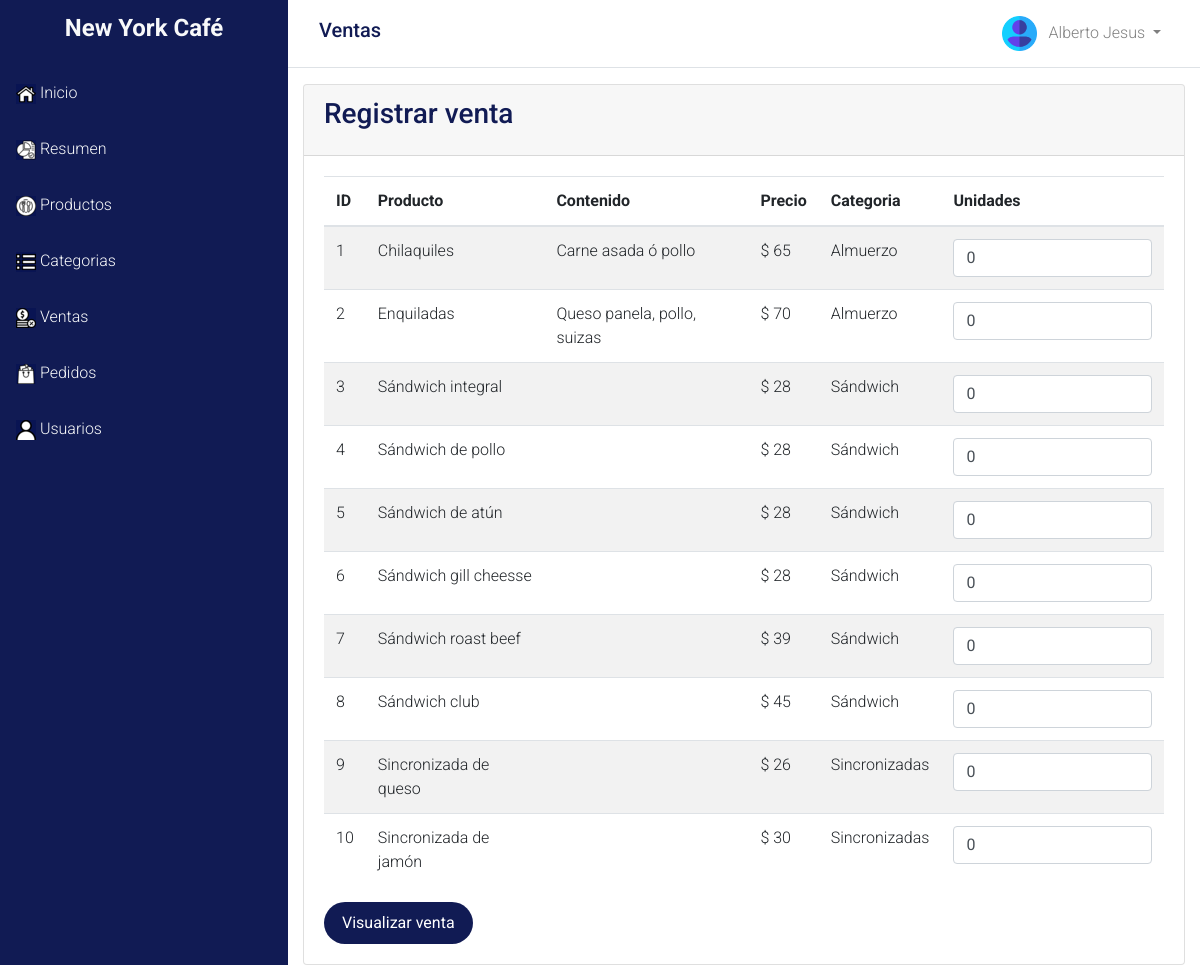
Page /dash/ventas/formVenta.php (signed in) on the committed database.
### tables this page shows
CREATE TABLE `productos` (
  `id` int(11) NOT NULL,
  `producto` varchar(100) NOT NULL,
  `contenido` varchar(255) DEFAULT NULL,
  `precio` double NOT NULL,
  `id_categoria` int(11) NOT NULL,
  `id_estado` int(11) NOT NULL
);

CREATE TABLE `categoria` (
  `id` int(11) NOT NULL,
  `categoria` varchar(255) NOT NULL
);

### dao/Productos.php (called while the page is built, shortened)
<?php
	class Productos
	{
		private $id;
		private $producto;
		private $contenido;
		private $precio;
		function __construct($id,$producto,$contenido,$precio,$id_categoria,$id_estado)
		{
			$this->id=$id;
			$this->producto=$producto;
			$this->contenido=$contenido;
			$this->precio=$precio;
		}
		public function getId(){
			return $this->id;
		}
		public function getProducto(){
			return $this->producto;
		}
		public function getContenido(){
			return $this->contenido;
		}
		public function getPrecio(){
			return $this->precio;
		}
		public function setConexion($conexion){
			$this->conexion=$conexion;
		}
		public function readProducto(){
			$productos= array();
			$query=
			"SELECT
				*
			FROM productos";
			$stmt=$this->conexion->prepare($query);
			if($stmt->execute()){
				while ($row = $stmt->fetch(PDO::FETCH_ASSOC)){
					extract($row);
					array_push($productos, new Productos($id,$producto,$contenido,$precio,$id_categoria,$id_estado));
				}
				return $productos;
			}else{
				echo "Error:  ".$stmt->errorInfo();
				return false;
			}
		}
	}
?>

### dao/Categoria.php (called while the page is built, shortened)
<?php
	class Categoria
	{
		private $id;
		private $categoria;
		function __construct($id,$categoria)
		{
			$this->id=$id;
			$this->categoria=$categoria;
		}
		public function setId($id){
			$this->id=$id;
		}
		public function getCategoria(){
			return $this->categoria;
		}
		public function setConexion($conexion){
			$this->conexion=$conexion;
		}
		public function readCategoriaID(){
			$query=
			"SELECT
				*
			FROM categoria
			WHERE id=$this->id";
			$stmt=$this->conexion->prepare($query);
			if($stmt->execute()){
				$row = $stmt->fetch(PDO::FETCH_ASSOC);
				extract($row);
				$this->categoria = $categoria;
			}else{
				echo "Error:  ".$stmt->errorInfo();
				return false;
			}
		}
	}
?>

### dash/ventas/formVenta.php (the view, shortened to what this page needs)
<?php
 $ruta="../../";
  include($ruta.'config/Precarga.php');
  include($ruta.'header/header_dashboard.php');
  include($ruta.'dao/Productos.php');
  $producto = new Productos('','','','','','');
  $producto->setConexion($bd);
  $productos=$producto->readProducto();
    include($ruta.'dao/Categoria.php');
    $categoria = new Categoria('$id','$categoria');
    $categoria->setConexion($bd);
?>
        <div class="main-panel">
            <nav class="navbar navbar-expand-lg " color-on-scroll="500">
            </nav>
            <div class="content">
                <div class="container-fluid">
                    <div class="row">
                        <div class="col-md-12">
                            <div class="card strpied-tabled-with-hover">
                                <div class="card-header ">
                                    <h3 class="card-title"><?=isset($_GET["id"])?"Editar":"Registrar"?> venta</h3>
                                </div>
                                <div class="card-body table-full-width table-responsive">
                                    <table class="table table-hover table-striped">
                                        <thead>
                                            <th>ID</th>
                                            <th>Producto</th>
                                            <th>Contenido</th>
                                            <th>Precio</th>
                                            <th>Categoria</th>
                                            <th>Unidades</th>
                                        </thead>
                                        <tbody>
                                            <?php
                                            $i=0;
                                            $palabra='unidades';
                                            foreach ($productos as $producto) {
                                                $idC=$producto->getId_Categoria();
                                                $categoria->setConexion($bd);
                                                $categoria->setId($idC);
                                                $categoria->readCategoriaID();
                                                ?>
                                              <tr>
                                                <td><?=$producto->getId()?></td>
                                                <td><?=$producto->getProducto()?></td>
                                                <td><?=$producto->getContenido()?></td>
                                                <td>$ <?=$producto->getPrecio()?></td>
                                                <td>  <?=$categoria->getCategoria()?></td>
                                                <form action="listaProducto.php" method="POST">
                                                    <td>
                                                        <input class="form-control" type="number" min="0" value="0"
                                                        name="<?=$palabra.$i?>">
                                                    </td>
                                              </tr>
                                            <?php
                                                $i++;
                                            } ?>
                                        </tbody>
                                    </table>
                                        <button type="submit" class="btn btn-primary btn-fill btn-round "> Visualizar venta</button>
                                </div>
                            </div>
                        </div>
                    </div>
                </div>
            </div>
        </div>
    </div>
 <?php
  include($ruta.'footer/footer_dashboard.php');
  ?>

### assets/css/style.css (style rules this page uses)
:root { --primary: #111b54; --light: #fff; --grey: #efefef; overflow-y: scroll; }
body { overflow: hidden; font-family: 'Roboto', sans-serif; font-weight: 300; color: var(--primary); }
.btn { border: 0; }
.btn-primary { background-color: var(--primary); }
.btn-round { border-width: 1px; border-radius: 30px !important; padding: 9px 18px; }

### rows in the picture
productos: id "1", producto "Chilaquiles", contenido "Carne asada ó pollo", precio "65", id_categoria.categoria "Almuerzo"
productos: id "2", producto "Enquiladas", contenido "Queso panela, pollo, suizas", precio "70", id_categoria.categoria "Almuerzo"
productos: id "3", producto "Sándwich integral", precio "28", id_categoria.categoria "Sándwich"
productos: id "4", producto "Sándwich de pollo", precio "28", id_categoria.categoria "Sándwich"
productos: id "5", producto "Sándwich de atún", precio "28", id_categoria.categoria "Sándwich"
productos: id "6", producto "Sándwich gill cheesse", precio "28", id_categoria.categoria "Sándwich"
productos: id "7", producto "Sándwich roast beef", precio "39", id_categoria.categoria "Sándwich"
productos: id "8", producto "Sándwich club", precio "45", id_categoria.categoria "Sándwich"
productos: id "9", producto "Sincronizada de queso", precio "26", id_categoria.categoria "Sincronizadas"
productos: id "10", producto "Sincronizada de jamón", precio "30", id_categoria.categoria "Sincronizadas"

### other values in the picture
$titulo "Ventas"
$_SESSION['nombre'] "Alberto Jesus"
